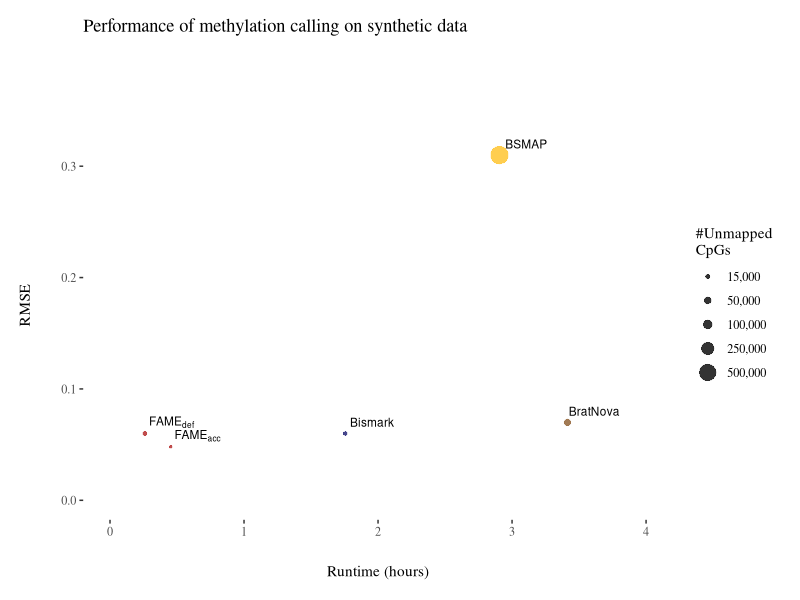
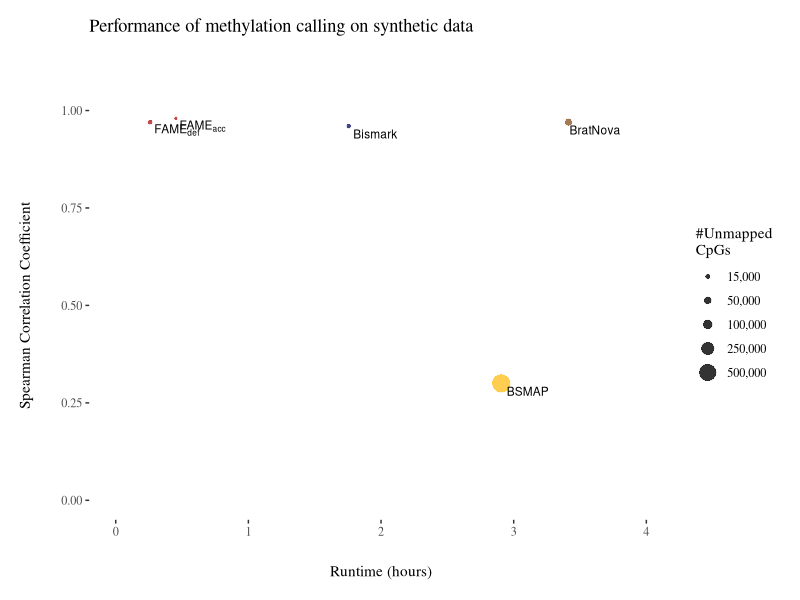

These charts were generated, in order, by the following R code:
require(ggplot2)
require(ggthemes)
require(scales)

get_secs <- function(h,m,s)
{
	return((h*60 + m)*60 + s)
}

get_hours <- function(h,m,s)
{
	return(h + m/60 + s/(60*60))
}

data <- data.frame(
names = c("BSMAP", "BratNova", "Bismark", "FAME[def]", "FAME[acc]"),
#runtime = c(get_secs(7+10,22+49,30+55), get_secs(25+3,42+3,24+56), get_secs(35+13,3+9,25+53), get_secs(4,28,32)),
runtime = c(get_hours(1,59+54,24+58), get_hours(1+1,58+26,30+18), get_hours(1,30+14,34+47), get_hours(0,15,34), get_hours(0,27,12)),
unmapped = c(583528,44800,12371,13949,9713),
rmse = c(0.31,0.07,0.06,0.06,0.048),
corr = c(0.3,0.97,0.96,0.97,0.98)
)

# Todo log scale?

gg <- ggplot(data, aes(x=runtime, y=rmse))
gg <- gg + geom_point(aes(colour=names,size=unmapped), alpha=0.8,stroke=0.1)
gg <- gg + geom_text(aes(label=names),size=3,nudge_y=0.01,nudge_x=0.2,parse=T)
gg <- gg + ylim(0,0.35) + xlim(0,4)
gg <- gg + geom_vline(xintercept=(24),color="red", lwd=0.2)
#gg <- gg + annotate("text", 22, 0, label = "24h", color="red", size=3)
#gg <- gg + coord_trans(x="log2")
gg <- gg + theme_tufte()
gg <- gg + theme(plot.margin = unit(c(0.5,0.5,0.5,0.5),"cm"))
gg <- gg + theme(plot.background = element_blank(),
                 panel.border = element_blank(),
                 axis.title.x = element_text(margin=margin(20,0,0,0)),
                 axis.title.y = element_text(margin=margin(0,20,0,0)),
                 plot.title = element_text(margin=margin(0,0,40,0))
                 )
gg <- gg + scale_color_manual(values=c("FAME[def]"="firebrick","FAME[acc]"="firebrick", "Bismark"="midnightblue", "BratNova"="tan4","BSMAP"="goldenrod1"), 
                       		name="Method",
                       		breaks=c("FAME[def]", "FAME[acc]", "Bismark", "BratNova", "BSMAP"),
                       		labels=c("FAME[def]", "FAME[acc]", "Bismark", "BratNova", "BSMAP")
)
gg <- gg + guides(color=FALSE)
gg <- gg + scale_size_continuous(name="#Unmapped\nCpGs", breaks=c(15000,50000,100000,250000,500000), labels = comma)

gg <- gg + labs(x="Runtime (hours)",
	        y="RMSE",
		title="Performance of methylation calling on synthetic data")

gg2 <- ggplot(data, aes(x=runtime, y=corr))
gg2 <- gg2 + geom_point(aes(colour=names,size=unmapped), alpha=0.8,stroke=0.1)
gg2 <- gg2 + geom_text(aes(label=names),size=3,nudge_y=-0.02,nudge_x=0.2,parse=T)
gg2 <- gg2 + ylim(0,1) + xlim(0,4)
gg2 <- gg2 + geom_vline(xintercept=(24),color="red", lwd=0.2)
#gg2 <- gg2 + annotate("text", 22, 0, label = "24h", color="red", size=3)
#gg2 <- gg2 + coord_trans(x="log2")
gg2 <- gg2 + theme_tufte()
gg2 <- gg2 + theme(plot.margin = unit(c(0.5,0.5,0.5,0.5),"cm"))
gg2 <- gg2 + theme(plot.background = element_blank(),
                 panel.border = element_blank(),
                 axis.title.x = element_text(margin=margin(20,0,0,0)),
                 axis.title.y = element_text(margin=margin(0,20,0,0)),
                 plot.title = element_text(margin=margin(0,0,40,0))
                 )
gg2 <- gg2 + scale_color_manual(values=c("FAME[def]"="firebrick","FAME[acc]"="firebrick", "Bismark"="midnightblue", "BratNova"="tan4","BSMAP"="goldenrod1"), 
                       		name="Method",
                       		breaks=c("FAME[def]", "FAME[acc]", "Bismark", "BratNova", "BSMAP"),
                       		labels=c("FAME[def]", "FAME[acc]", "Bismark", "BratNova", "BSMAP")
)
gg2 <- gg2 + guides(color=FALSE)
gg2 <- gg2 + scale_size_continuous(name="#Unmapped\nCpGs", breaks=c(15000,50000,100000,250000,500000), labels = comma)

gg2 <- gg2 + labs(x="Runtime (hours)",
	        y="Spearman Correlation Coefficient",
		title="Performance of methylation calling on synthetic data")

pdf("summary_plot.pdf")

print(gg)
print(gg2)

dev.off()

